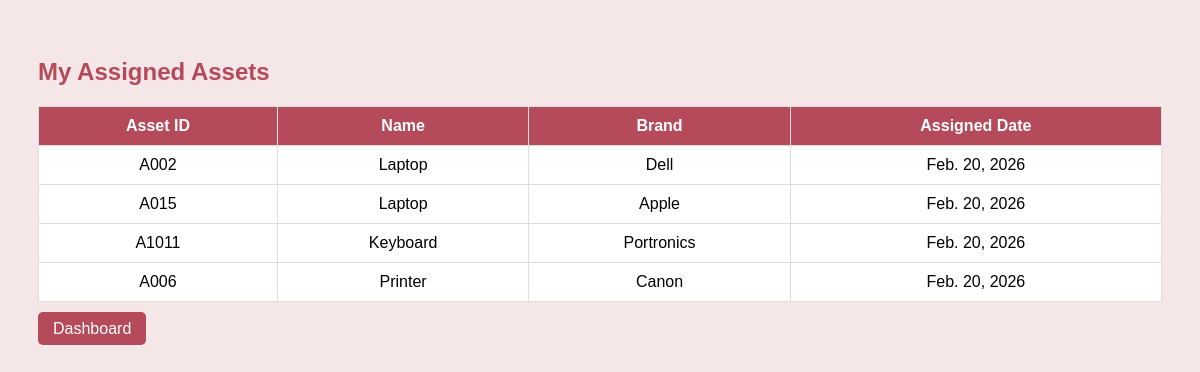
The app's page /asset_assignment/my-assets/ (signed in) with its own data.
### asset_assignment/models.py (models this page shows, shortened)
class AssetAssignment(models.Model):
    employee = models.ForeignKey(
        settings.AUTH_USER_MODEL,
        on_delete=models.CASCADE
    )
    asset = models.ForeignKey(
        Asset,
        on_delete=models.CASCADE
    )
    assigned_date = models.DateField(auto_now_add=True)
    return_date = models.DateField(null=True, blank=True)
    is_returned = models.BooleanField(default=False)

### asset_management/models.py (models this page shows, shortened)
class Asset(models.Model):
    STATUS_CHOICES = [
        ('Available', 'Available'),
        ('Assigned', 'Assigned'),
        ('Under Repair', 'Under Repair'),
        ('Retired', 'Retired'),
    ]
    asset_id = models.CharField(max_length=20, unique=True)
    name = models.CharField(max_length=100)
    brand = models.CharField(max_length=100)
    inventory_item = models.ForeignKey(
        Inventory,
        on_delete=models.CASCADE
    )
    status = models.CharField(
        max_length=20,
        choices=STATUS_CHOICES,
        default='Available'
    )

### asset_assignment/views.py (the view)
# urls.py: path('my-assets/', views.my_assets, name='my_assets'),
@login_required
def my_assets(request):
    assignments = AssetAssignment.objects.filter(
        employee=request.user,
        is_returned=False
    ).select_related('asset')
    return render(request, 'my_assets.html', {
        'assignments': assignments
    })

### templates/my_assets.html (shortened to what this page needs)
<!DOCTYPE html>
<html>
<head>
</head>
<body>
<h2>My Assigned Assets</h2>
<table>
    <thead>
        <tr>
            <th>Asset ID</th>
            <th>Name</th>
            <th>Brand</th>
            <th>Assigned Date</th>
        </tr>
    </thead>
    <tbody>
        {% for assignment in assignments %}
        <tr>
            <td>{{ assignment.asset.asset_id }}</td>
            <td>{{ assignment.asset.name }}</td>
            <td>{{ assignment.asset.brand }}</td>
            <td>{{ assignment.assigned_date }}</td>
        </tr>
        {% empty %}
        <tr>
            <td colspan="4">No assets assigned.</td>
        </tr>
        {% endfor %}
    </tbody>
</table>
<br>
<a href="{% url 'employee_dashboard' %}" class="btn"> Dashboard</a>
</body>
</html>

### templates/my_assets.html (style rules this page uses)
body { font-family: Arial; background-color: #f5e6e8; padding: 30px; }
h2 { color: #b44a5a; }
table { width: 100%; border-collapse: collapse; background: white; }
th, td { padding: 10px; border: 1px solid #ddd; text-align: center; }
thead { background-color: #b44a5a; color: white; }
.btn { padding: 8px 15px; background-color: #b44a5a; color: white; text-decoration: none; border-radius: 5px; }

### records on screen
AssetAssignment: asset.asset_id "A002", asset.name "Laptop", asset.brand "Dell", assigned_date "Feb. 20, 2026"
AssetAssignment: asset.asset_id "A015", asset.name "Laptop", asset.brand "Apple", assigned_date "Feb. 20, 2026"
AssetAssignment: asset.asset_id "A1011", asset.name "Keyboard", asset.brand "Portronics", assigned_date "Feb. 20, 2026"
AssetAssignment: asset.asset_id "A006", asset.name "Printer", asset.brand "Canon", assigned_date "Feb. 20, 2026"
